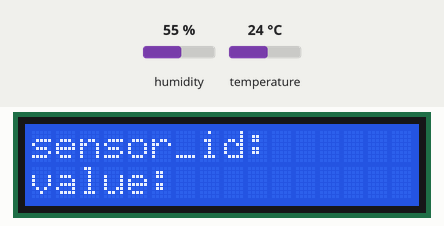
Bench run of a sketch on a simulated ESP32. Parts: 16×2 character LCD. The test bench sets the inputs (shaded band); at power-on: humidity 55 %, temperature 24 °C. WiFi joins after 1.5 s; servers stay silent unless stated; uploads are accepted with an empty reply; what the sketch prints to the serial monitor is not drawn.

Above: at 2.8 s.

The sketch:

test_api_dht11_LCD.ino
```cpp
#include <WiFi.h>
#include <HTTPClient.h>
#include <WiFiClient.h>

#include "DHT.h"
#include <LCD_I2C.h>
LCD_I2C lcd(0x27);

#define DHTPIN 4
#define DHTTYPE DHT11   // DHT 11
DHT dht(DHTPIN, DHTTYPE);

const char* ssid = "TESTESP";// เปลี่ยน ssid ก่อนทดลอง
const char* password = "a1234567";// เปลี่ยน password ก่อนทดลอง

void setup() {
  Serial.begin(115200);
  delay(500);

  WiFi.begin(ssid, password);
  Serial.println("");
  Serial.print("Connecting");
  while (WiFi.status() != WL_CONNECTED) {
    Serial.print(".");
    delay(500);
  };
  Serial.println("");
  Serial.print("Successfully connected to : ");
  Serial.println(ssid);
  Serial.print("IP address: ");
  Serial.println(WiFi.localIP());

  dht.begin();

  lcd.begin();
  lcd.backlight();
}

void loop() {


String url_post = "https://mysensor-test.herokuapp.com/data";
  Serial.println();
  Serial.println("Get content from " + url_post);

  int h = dht.readHumidity();
  // Read temperature as Celsius (the default)
  int t = dht.readTemperature();


  HTTPClient http;

  // Send data to database
  http.begin(url_post);
  Serial.println(url_post); // show url
  http.addHeader("Content-Type", "application/json");
  String test = "{\"sensor_id\":\"1\",\"measurement_value\":"+String(t)+"}"; // Temperature
  Serial.println(test); // show url
  int httpCode = http.POST( test);

//  int httpCode = http.GET();
  if (httpCode == 200) {
    String content = http.getString();
    Serial.println("Content ---------");
    Serial.println(content);
    Serial.println("-----------------");
  } else {
    Serial.println("Fail. error code " + String(httpCode));
  }
  Serial.println("END POST");

  // Send data to database
  http.begin(url_post);
  Serial.println(url_post); // show url
  http.addHeader("Content-Type", "application/json");
   test = "{\"sensor_id\":\"2\",\"measurement_value\":"+String(h)+"}"; // Huminity
  Serial.println(test);
  httpCode = http.POST( test);

//  int httpCode = http.GET();
  if (httpCode == 200) {
    String content = http.getString();
    Serial.println("Content ---------");
    Serial.println(content);
    Serial.println("-----------------");
  } else {
    Serial.println("Fail. error code " + String(httpCode));
  }
  Serial.println("END POST");

  // Read to check data after send to database
  String url_get = "https://mysensor-test.herokuapp.com/data?id=1";
  http.begin(url_get);
  Serial.println(url_get);
  httpCode = http.GET();
  if (httpCode == 200) {
    String content = http.getString();
    Serial.println("Content ---------");
    Serial.println(content);
    Serial.println("-----------------");
    lcd.clear();
    //[{"sensor_id":1,"measurement_value":29,"date_time":"2021-05-05T13:31:35.000Z"}]
    lcd.setCursor(0, 0);
    lcd.print("sensor_id:");
    lcd.print(content[14]);lcd.print("  ");
    lcd.setCursor(0, 1);
    lcd.print("value:");
    lcd.print(content[36]);
    lcd.print(content[37]);lcd.print("  ");
  } else {
    Serial.println("Fail. error code " + String(httpCode));
  }
  Serial.println("END GET");
   delay(3000);
    // Read to check data after send to database
   url_get = "https://mysensor-test.herokuapp.com/data?id=2";
  http.begin(url_get);
  Serial.println(url_get);
  httpCode = http.GET();
  if (httpCode == 200) {
    String content = http.getString();
    Serial.println("Content ---------");
    Serial.println(content);
    Serial.println("-----------------");
    lcd.clear();
    //[{"sensor_id":1,"measurement_value":29,"date_time":"2021-05-05T13:31:35.000Z"}]
    lcd.setCursor(0, 0);
    lcd.print("sensor_id:");
    lcd.print(content[14]);lcd.print("   ");
    lcd.setCursor(0, 1);
    lcd.print("value:");
    lcd.print(content[36]);
    lcd.print(content[37]);lcd.print("   ");
  } else {
    Serial.println("Fail. error code " + String(httpCode));
  }
  Serial.println("END GET");
  delay(3000);


  }
```
